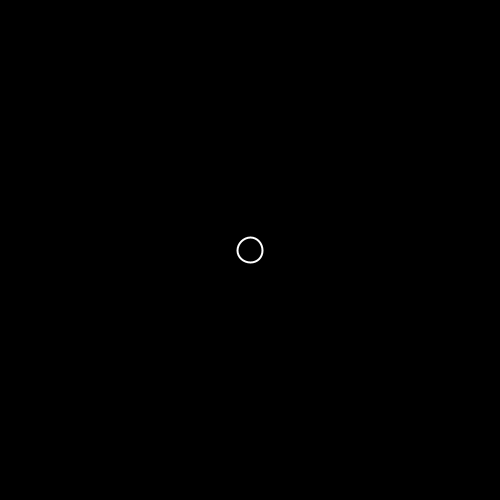
Frame 1 (no input)
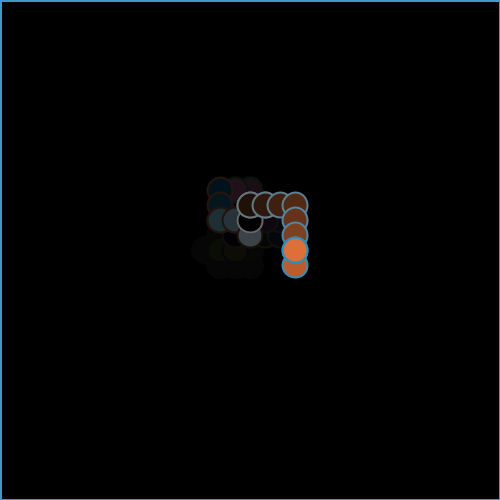
Frame 60 (the mouse pressed at the canvas centre just before this capture)
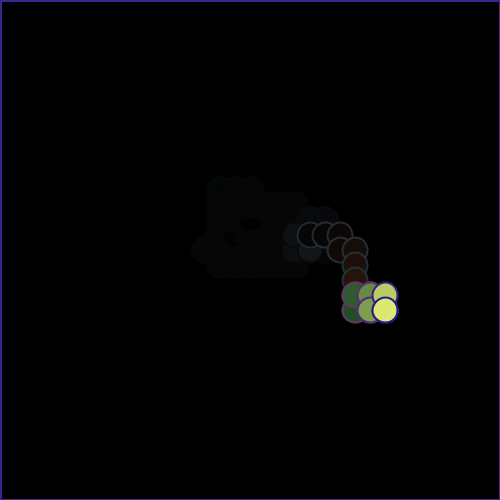
Frame 120 (the mouse held since frame 60 and released just before this capture)

The Processing sketch that drew these frames (run headless with seeded random() and noise(); from frame 60 on, the mouse is pressed at the canvas centre):

// Processing sketch: processing_72922
// ── processing_72922.pde

//Jarvis Law,Ticklish Penguin,CP1 mod 16-17
int a=255;
int b=255;
int c=255;
int x=250;
int y=250;
int z=0;

void setup()
{
  size(500,500);
  frameRate(10);
   background(0);
}

void draw()
{
   fill(0,20);
   rect(0,0,500,500);
   fill(256-a,256-b,256-c);
   stroke(a,b,c);
   strokeWeight(2);
   a=a-20;
   b=b-10;
   c=c-5;
   ellipse(x,y,25,25);
  int z=int(random(0,4));
  if(z==0)
  {
    x=x+15;
  }
  else if(z==1)
  {
    x=x-15;
  }
  else if(z==2)
  {
    y=y+15;
  }
  else
  {
    y=y-15;
  }
  if(a<16)
  {
  a=255;
  }
  if(b<16)
  {  
    b=255;
  }
  if(c<16)
  {
   c=255;
 }
}
